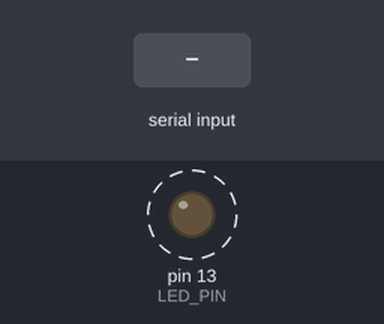
Bench run of a sketch on a simulated Arduino Uno, built with avr-gcc and run on an emulated ATmega328P. Shown: output pins drawn as LEDs (lit = HIGH). Dashed ring = blinking. The test bench sets the inputs (shaded band). What the sketch prints to the serial monitor is not drawn.

Above: at 3.1 s.
3.2 s: byte 30 received over Serial
6.2 s: byte 90 received over Serial
9.2 s: byte 120 received over Serial
Timing chart, 0 to 17.5 s (numbered marks = the images above; inputs shaded):
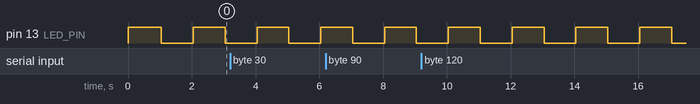

Measured:
- by itself, pin 13 (LED_PIN): alternates HIGH for 1.0 s and LOW for 1.0 s

The sketch:

hello_world.ino
```cpp
/*
 * Arduino Hello World
 * Simple test program to verify Arduino is working
 */

// Built-in LED pin (most Arduino boards use pin 13)
const int LED_PIN = 13;

void setup() {
  // Initialize serial communication
  Serial.begin(9600);

  // Set LED pin as output
  pinMode(LED_PIN, OUTPUT);

  // Turn on LED initially
  digitalWrite(LED_PIN, HIGH);

  // Send hello message
  Serial.println("Hello World! Arduino is working!");
  Serial.println("Built-in LED will blink every second");
  Serial.println("Send any character to see a response");
}

void loop() {
  // Blink the LED
  digitalWrite(LED_PIN, HIGH);
  delay(1000);
  digitalWrite(LED_PIN, LOW);
  delay(1000);

  // Check for serial input
  if (Serial.available() > 0) {
    char input = Serial.read();
    Serial.print("You sent: ");
    Serial.println(input);
    Serial.println("Arduino is responding correctly!");
  }
}
```
